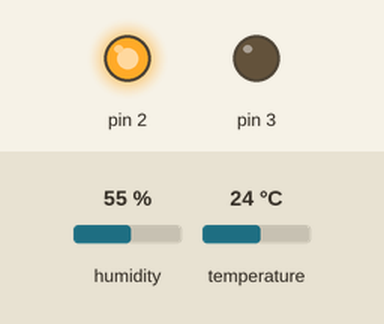
This sketch was run on a simulated Arduino Uno, built with avr-gcc and run on an emulated ATmega328P. Parts: output pins drawn as LEDs (lit = HIGH). The test bench sets the inputs (shaded band); at power-on: humidity 55 %, temperature 24 °C. The modem accepts every AT command (registered, SIM ready, sends succeed) and sends nothing else; what the sketch prints to the serial monitor is not drawn.

Above: at 0.1 s.
Timing chart, 0 to 1.6 s (numbered marks = the images above):
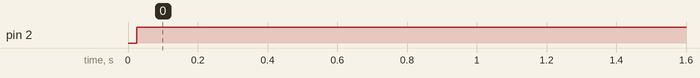

Measured:
- by itself, pin 2: LOW → HIGH at 0.03 s

The sketch:

Server_dhtt.ino
```cpp
#include <SoftwareSerial.h>
#include <stdlib.h>
#include <dht.h>

#define DHT11_PIN 7

dht DHT;

String apiKey = "93S3XH3E31DE31JH";


SoftwareSerial ser(10, 11);

void setup() {
   pinMode(3,OUTPUT);
   pinMode(2,OUTPUT);

  Serial.begin(115200);
  ser.begin(115200);
  ser.println("AT+RST");
}
void loop() {


     DHT.read11(DHT11_PIN);


  Serial.print("Temperature = ");
  Serial.println(DHT.temperature);
  Serial.print("Humidity = ");
  Serial.println(DHT.humidity);
  if(DHT.temperature>25)
   {
   digitalWrite(3,HIGH);
    digitalWrite(2,LOW);
   }
   else
   {
   digitalWrite(3,LOW);
    digitalWrite(2,HIGH);
   }

  // TCP connection
  String cmd = "AT+CIPSTART=\"TCP\",\"184.106.153.149\",80";
  ser.println(cmd);

  if(ser.find("Error")){
    Serial.println("AT+CIPSTART error");
    return;
  }

  // prepare GET string
  String getStr = "GET /update?api_key=";
  getStr += apiKey;
  getStr +="&field1=";
  getStr += String(DHT.temperature);
  getStr +="&field2=";
  getStr += String(DHT.humidity);
  getStr += "\r\n\r\n";

  // send data length
  cmd = "AT+CIPSEND=";
  cmd += String(getStr.length());
  ser.println(cmd);

  if(ser.find(">")){
    ser.print(getStr);
  }
  else{
    ser.println("AT+CIPCLOSE");
    Serial.println("AT+CIPCLOSE");
  }

  // this delay is required before disabling the ESP8266 chip
  delay(16000);

}
```
